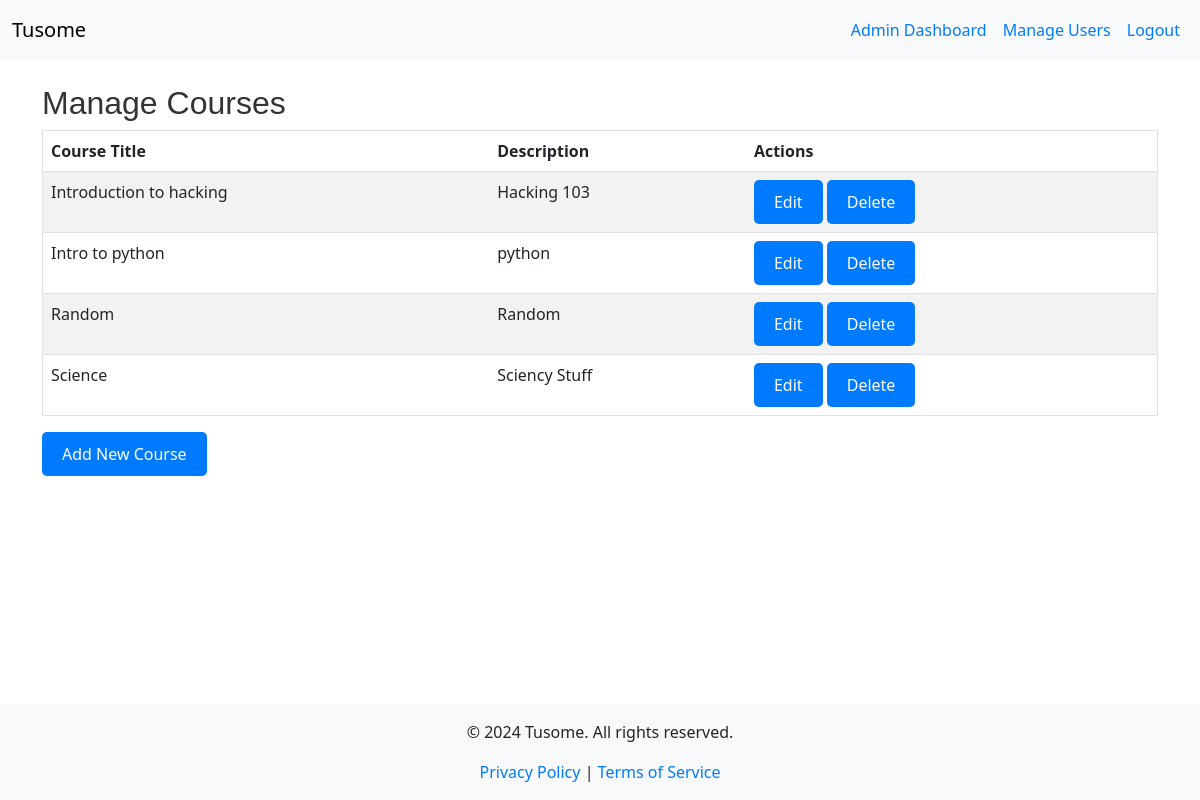
The page /manage_courses (signed in) on the database as committed earlier.
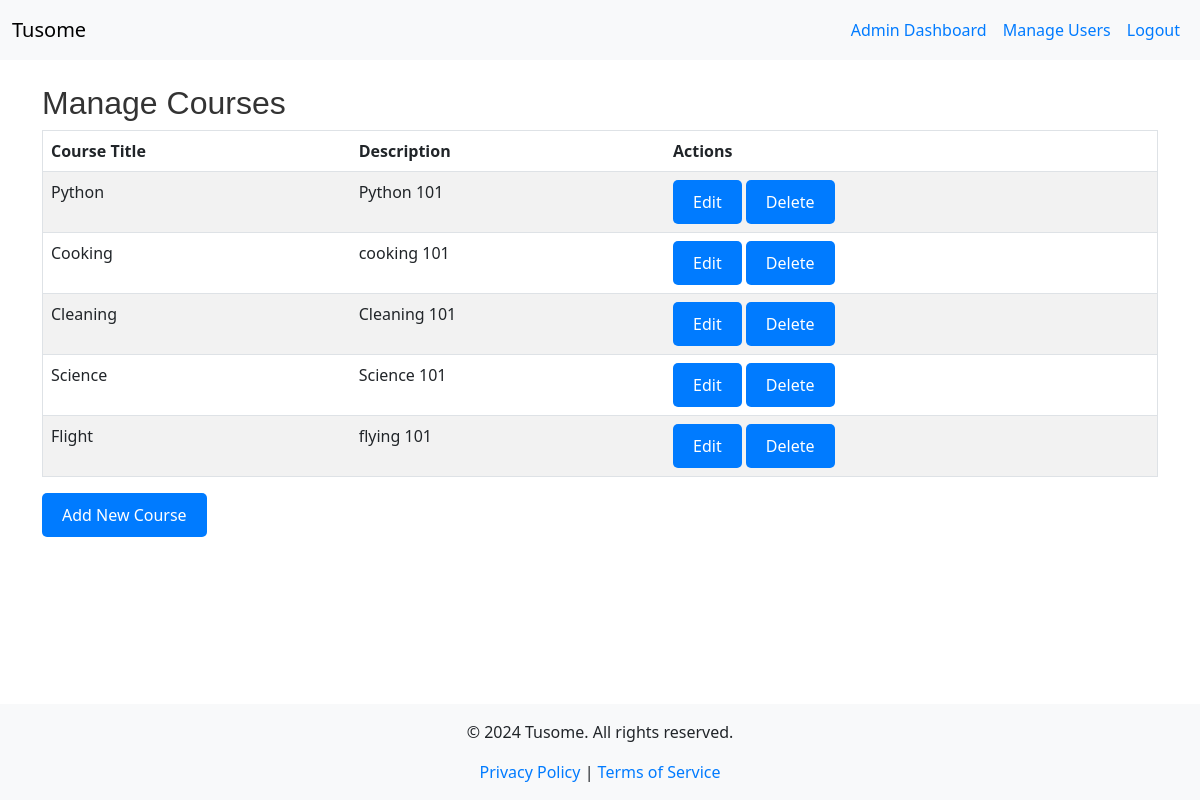
The same page on the database as committed later.
### models.py (models this page shows)
class Course(db.Model):
    id = db.Column(db.Integer, primary_key=True)
    title = db.Column(db.String(200), nullable=False)
    description = db.Column(db.Text, nullable=False)
    is_featured = db.Column(db.Boolean, default=False)
    instructor_id = db.Column(db.Integer, db.ForeignKey('instructor.id'), nullable=False)
    instructor = db.relationship('Instructor', back_populates='courses')
    lessons = db.relationship('Lesson', back_populates='course', lazy=True)
    quizzes = db.relationship('Quiz', back_populates='course', lazy=True)
    materials = db.relationship('CourseMaterial', back_populates='course', lazy=True)
    enrollments = db.relationship('Enrollment', back_populates='course', lazy=True)
    submissions = db.relationship('Submission', back_populates='course', lazy=True)

### app.py (the view)
@app.route('/manage_courses')
@login_required
def manage_courses():
    courses = Course.query.all()  # Fetch all courses from the database
    return render_template('manage_courses.html', courses=courses)

### app.py (called while the page is built)
@app.context_processor
def inject_current_year():
    return {'current_year': datetime.utcnow().year}

@login_manager.user_loader
def load_user(user_id):
    return User.query.get(int(user_id))

@app.context_processor
def inject_roleenum():
    return dict(RoleEnum=RoleEnum)

### templates/manage_courses.html (shortened to what this page needs)
{% extends "base.html" %}
{% block content %}
<h2>Manage Courses</h2>
<table border="1" class="table table-striped">
    <thead>
        <tr>
            <th>Course Title</th>
            <th>Description</th>
            <th>Actions</th>
        </tr>
    </thead>
    <tbody>
        {% for course in courses %}
        <tr>
            <td>{{ course.title }}</td>
            <td>{{ course.description }}</td>
            <td>
                <a href="{{ url_for('edit_course', course_id=course.id) }}" class="btn btn-warning">Edit</a>
                <form method="POST" action="{{ url_for('delete_course', course_id=course.id) }}" style="display:inline;">
                    <button type="submit" class="btn btn-danger" onclick="return confirm('Are you sure you want to delete this course?');">Delete</button>
                </form>
            </td>
        </tr>
        {% else %}
        <tr>
            <td colspan="3">No courses available.</td>
        </tr>
        {% endfor %}
    </tbody>
</table>
<a href="{{ url_for('create_course') }}" class="btn btn-primary">Add New Course</a>
{% endblock %}

### templates/base.html (shortened to what this page needs)
<!DOCTYPE html>
<html lang="en">
<head>
    <link href="https://cdn.jsdelivr.net/npm/bootstrap@5.3.0/dist/css/bootstrap.min.css" rel="stylesheet">
    <link rel="stylesheet" href="{{ url_for('static', filename='css/style.css') }}">
</head>
<body>
    <div id="wrapper" class="d-flex flex-column min-vh-100">
        <nav class="navbar navbar-expand-lg navbar-light bg-light">
          <div class="container-fluid">
            <a class="navbar-brand" href="{{ url_for('index') }}">Tusome</a>
            <div class="collapse navbar-collapse" id="navbarNav">
              <ul class="navbar-nav ms-auto">
                {% if current_user.is_authenticated %}
                  {% if current_user.role == RoleEnum.ADMIN %}
                    <li class="nav-item">
                      <a class="nav-link" href="{{ url_for('admin_dashboard') }}">Admin Dashboard</a>
                    </li>
                    <li class="nav-item">
                      <a class="nav-link" href="{{ url_for('manage_users') }}">Manage Users</a>
                    </li>
                  {% endif %}
                  <li class="nav-item">
                    <a class="nav-link" href="{{ url_for('logout') }}">Logout</a>
                  </li>
                {% endif %}
              </ul>
            </div>
          </div>
        </nav>
        <div class="container mt-4" id="content">
          {% block content %}{% endblock %}
        </div>
        <footer class="bg-light text-center">
          <div class="container">
            <p>&copy; {{ current_year }} Tusome. All rights reserved.</p>
            <a href="{{ url_for('privacy_policy') }}">Privacy Policy</a> |
            <a href="{{ url_for('terms_of_service') }}">Terms of Service</a>
          </div>
        </footer>
    </div>
</body>
</html>

### static/css/style.css (style rules this page uses)
.btn { padding: 10px 20px; border: none; border-radius: 5px; color: white; background-color: #007BFF; text-decoration: none; display: inline-block; transition: background-color 0.3s; }
h1, h2, h3 { color: #333; font-family: 'Arial', sans-serif; }
a { color: #007BFF; text-decoration: none; }
.nav-link { padding: 10px; color: #007BFF; transition: color 0.3s; }
.btn-primary { background-color: #007BFF; border-color: #007BFF; }
html, body { height: 100%; margin: 0; }
body { display: flex; flex-direction: column; }
#wrapper { display: flex; flex-direction: column; min-height: 100vh; }
#content { flex: 1; }
footer { background-color: #f8f9fa; padding: 1rem 0; }

### templates/base.html (style rules this page uses)
html, body { height: 100%; margin: 0; }
body { display: flex; flex-direction: column; }
#content { flex: 1; }
footer { background-color: #f8f9fa; padding: 1rem 0; }

Rows that differ between the two databases and show on the page:
removed Course: title "Intro to python", description "python"
removed Course: title "Random", description "Random"
changed Course: title "Introduction to hacking" → "Python"; description "Hacking 103" → "Python 101"
added Course: title "Cooking", description "cooking 101"
added Course: title "Cleaning", description "Cleaning 101"
changed Course "Science": description "Sciency Stuff" → "Science 101"
added Course: title "Flight", description "flying 101"
